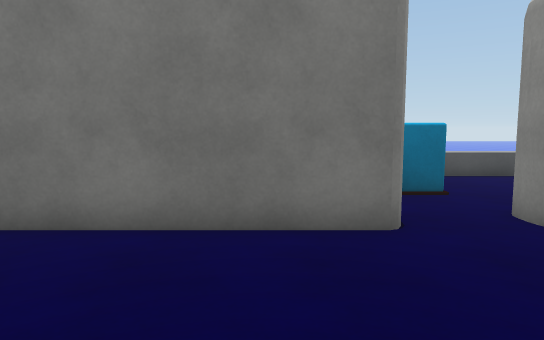
view 1 (above)

22 first-person views from a walk through a 3-D level made in the Unity game engine. The camera is 1.4 m above the floor, tilts 6° down and sees 70° across. The floor is counted in squares, 1 m on a side. Each view is taken from the middle of a square. On the plan, view 1 faces up. The plan holds only what a view shows up to about 16 squares ahead; the rest is blank. The place goes on beyond the plan. The player is left out. Surface patterns are stand-ins for the level's own textures.

view 2
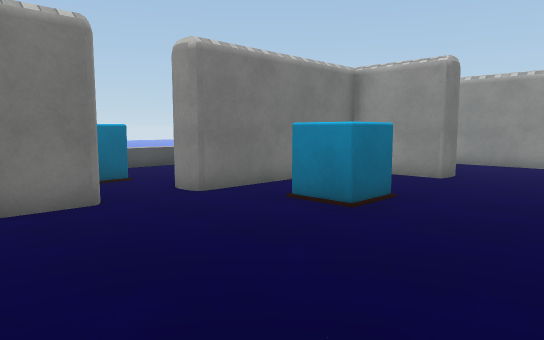

view 3
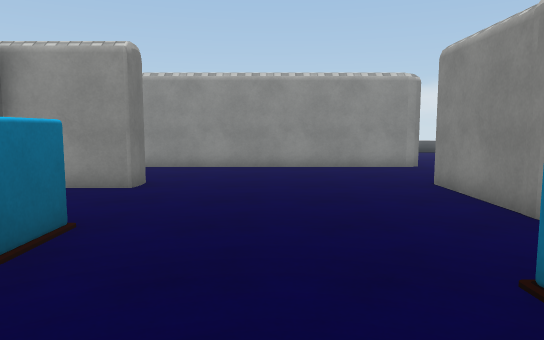

view 4
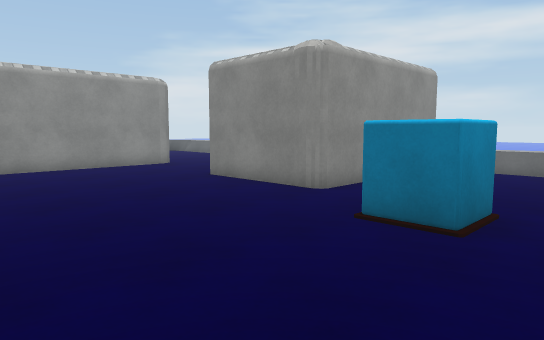

view 5
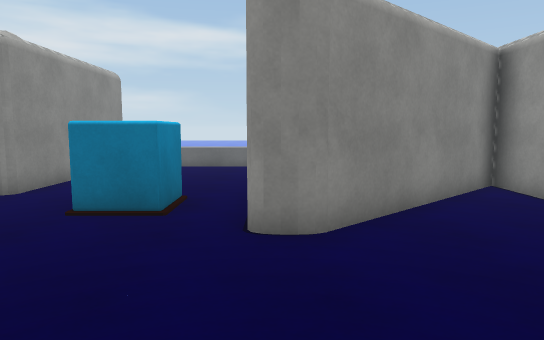

view 6
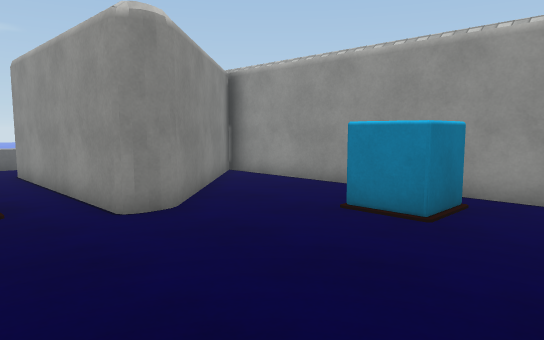

view 7
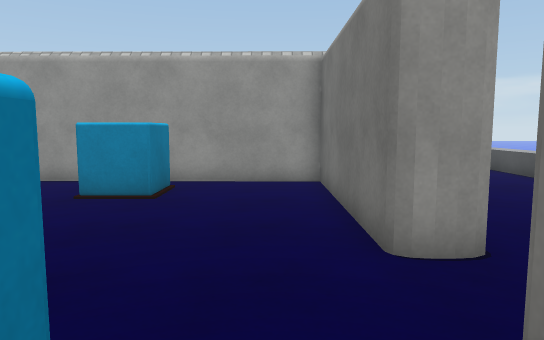

view 8
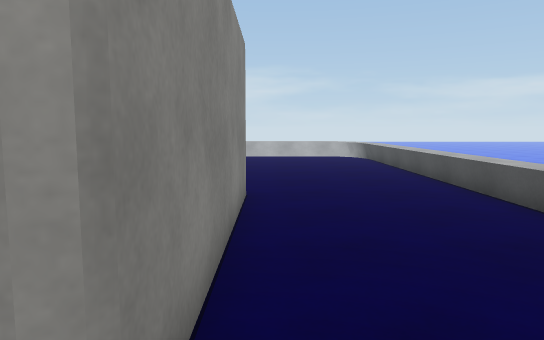

view 9
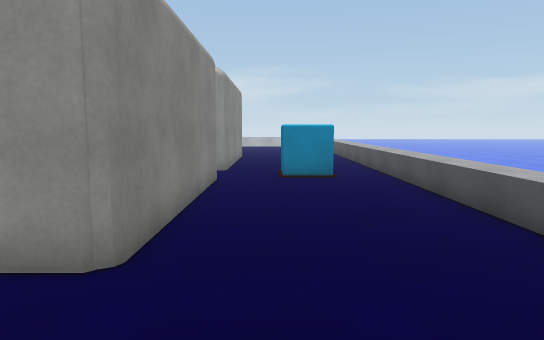

view 10
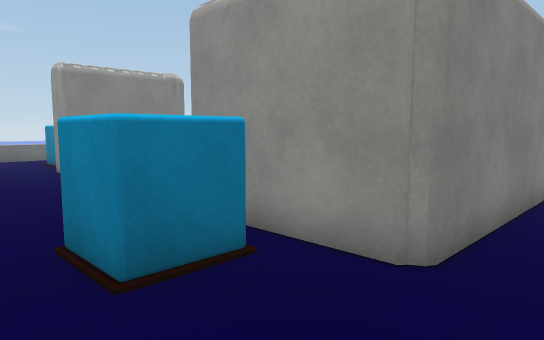

view 11
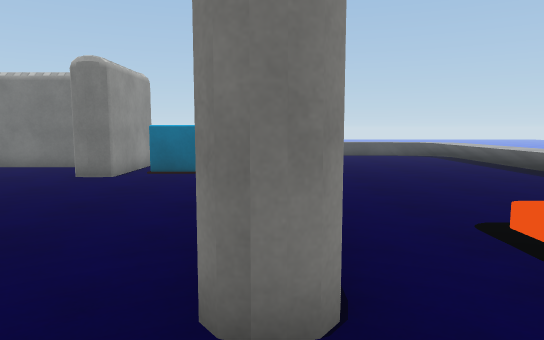

view 12
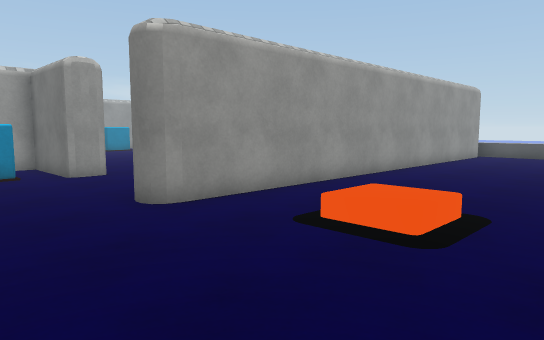

view 13
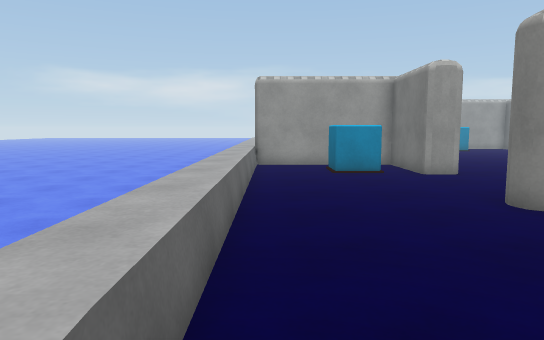

view 14
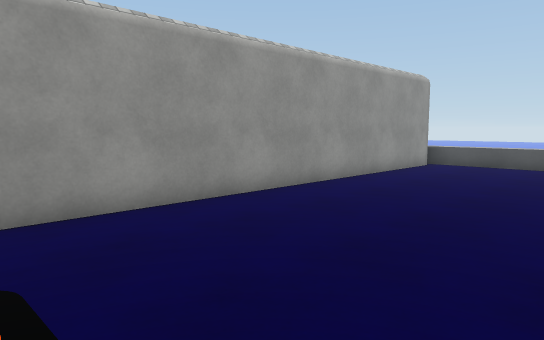

view 15
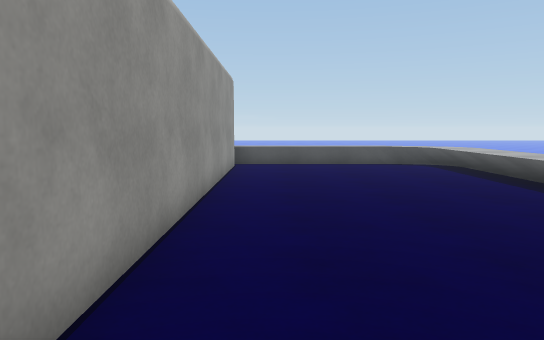

view 16
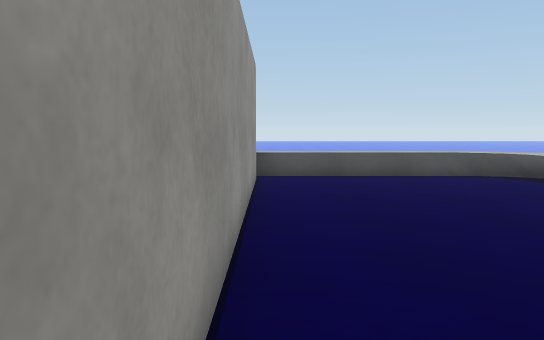

view 17
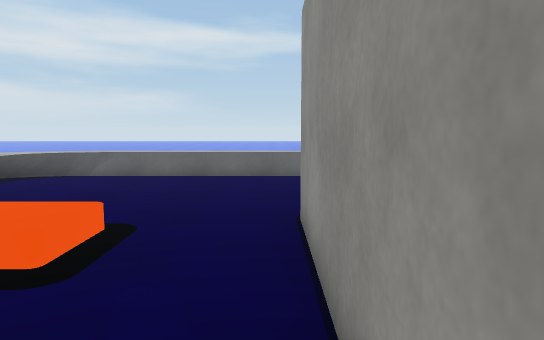

view 18
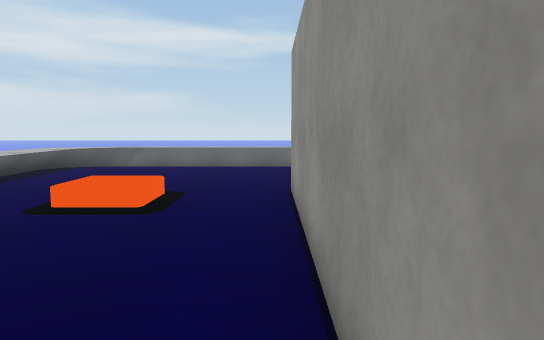

view 19
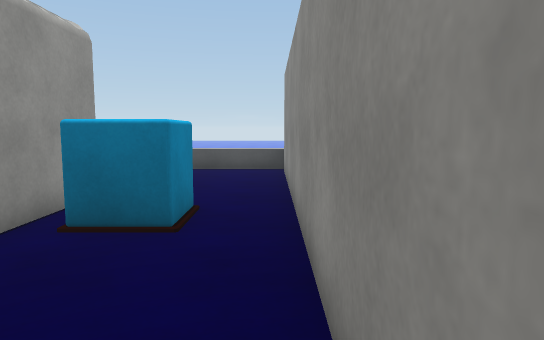

view 20
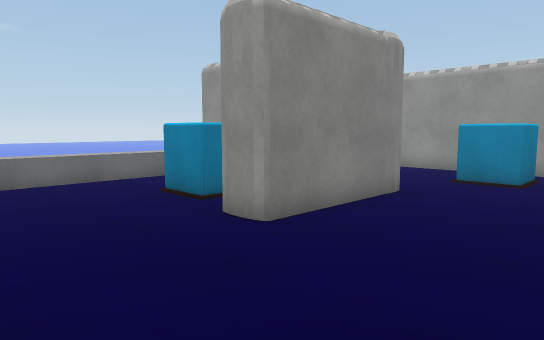

view 21
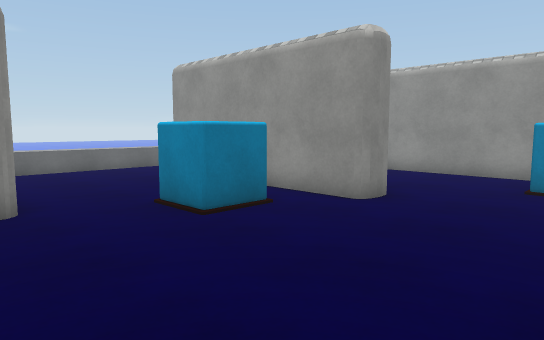

view 22
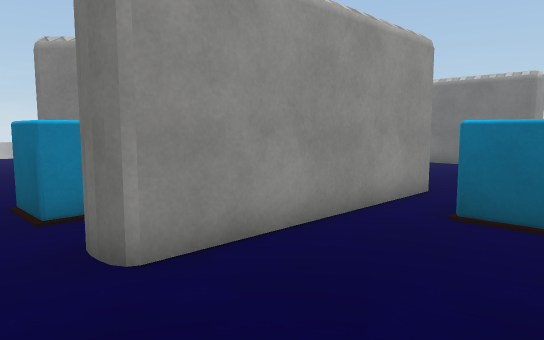

### Floor plan
Key: @ floor where view 1 was taken; # wall or solid block; . main floor; : floor 0.75 m higher than the main floor; = window, fence, low wall or low ledge; v drop or lower ground; O other object.
Columns run from 8 left of view 1 to 24 right of it. Each row starts with its distance up from view 1.
 12 ====   ===========   ===#======vv
 11 .................... ...#.......=
 10 ...........O............#.......=
  9 ..........O O...........#.......:
  8 ...........O............#.......:
  7 ........................#.......:
  6 ...#######..########....#.......:
  5    #######..########.O..#.......:
  4    #..............##O O.#.......:
  3    #.........OO...##.O..#.......:
  2    #.........OO.........#.......:
  1    #.OO.................#.......
  0    #.OO.@...............#......
 -1    #....................#......
 -2    #....##..............#......
 -3    #...###.OO...........#......
 -4    #..####.OO...........#.......
 -5    #.##  #.OO..#####....#...O...
 -6    ###   #.....#####....#.......
 -7    ##    #.....##...............:
 -8    ##    #.....##OO.............:
 -9   ...OOO##.....##OO.............:
-10      ..........##...............=
-11          ..... ##...............=
-12          ::::: ##:::::::::::::::v

Positions as (right, up) in squares from view 1, and headings:
1: (0, 0), facing up
2: (-1, -2), facing up-right
3: (1, -1), facing right
4: (1, 2), facing down-right
5: (1, 3), facing down
6: (4, 4), facing down-left
7: (6, 4), facing left
8: (3, 7), facing left
9: (15, 8), facing left
10: (15, 8), facing down-left
11: (16, -9), facing up
12: (23, -10), facing up-left
13: (23, -11), facing left
14: (23, -4), facing up-left
15: (18, -4), facing up
16: (17, 0), facing up
17: (17, 0), facing down
18: (17, 3), facing down
19: (15, -2), facing up
20: (15, -1), facing down-left
21: (8, 2), facing down-left
22: (5, -11), facing up-left
